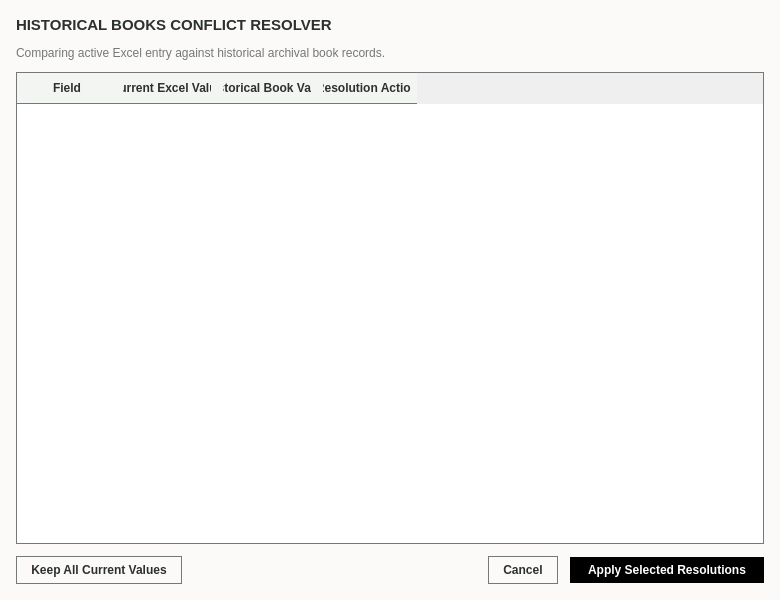
<?xml version="1.0" encoding="UTF-8"?>
<ui version="4.0">
 <class>HistoricalResolverDialog</class>
 <widget class="QDialog" name="HistoricalResolverDialog">
  <property name="geometry">
   <rect>
    <x>0</x>
    <y>0</y>
    <width>780</width>
    <height>600</height>
   </rect>
  </property>
  <property name="minimumSize">
   <size>
    <width>620</width>
    <height>460</height>
   </size>
  </property>
  <property name="windowTitle">
   <string>Historical Books Conflict Resolver</string>
  </property>
  <property name="styleSheet">
   <string notr="true">QDialog#HistoricalResolverDialog {
    background-color: #fbfaf8;
    color: #2c302e;
    font-family: 'Segoe UI', 'Inter', -apple-system, sans-serif;
}

QTableWidget {
    background-color: #ffffff;
    color: #2c302e;
    border: 1px solid #747878;
    gridline-color: #c4c7c7;
    font-size: 12px;
}
QTableWidget::item {
    padding: 6px;
}

QHeaderView::section {
    background-color: #f2f5f1;
    color: #2c302e;
    border: none;
    border-bottom: 1px solid #747878;
    font-weight: bold;
    padding: 6px;
}

QPushButton {
    background-color: #fbfaf8;
    color: #2c302e;
    border: 1px solid #747878;
    border-radius: 0px;
    padding: 6px 14px;
    font-size: 12px;
    font-weight: 600;
}
QPushButton:hover {
    background-color: #e9ece5;
}

QPushButton#btn_apply_all {
    background-color: #000000;
    color: #ffffff;
    border: none;
    padding: 6px 18px;
}
QPushButton#btn_apply_all:hover {
    background-color: #2c302e;
}</string>
  </property>
  <layout class="QVBoxLayout" name="root_layout">
   <property name="spacing">
    <number>12</number>
   </property>
   <property name="leftMargin">
    <number>16</number>
   </property>
   <property name="topMargin">
    <number>16</number>
   </property>
   <property name="rightMargin">
    <number>16</number>
   </property>
   <property name="bottomMargin">
    <number>16</number>
   </property>
   <item>
    <widget class="QLabel" name="lbl_title">
     <property name="styleSheet">
      <string notr="true">font-size: 15px; font-weight: bold; color: #2c302e;</string>
     </property>
     <property name="text">
      <string>HISTORICAL BOOKS CONFLICT RESOLVER</string>
     </property>
    </widget>
   </item>
   <item>
    <widget class="QLabel" name="lbl_object_info">
     <property name="styleSheet">
      <string notr="true">font-family: 'Courier New', 'JetBrains Mono', monospace; font-size: 12px; color: #747878;</string>
     </property>
     <property name="text">
      <string>Comparing active Excel entry against historical archival book records.</string>
     </property>
    </widget>
   </item>
   <item>
    <widget class="QTableWidget" name="table_diff">
     <property name="editTriggers">
      <set>QAbstractItemView::EditTrigger::NoEditTriggers</set>
     </property>
     <property name="selectionBehavior">
      <enum>QAbstractItemView::SelectionBehavior::SelectRows</enum>
     </property>
     <property name="columnCount">
      <number>4</number>
     </property>
     <column>
      <property name="text">
       <string>Field</string>
      </property>
     </column>
     <column>
      <property name="text">
       <string>Current Excel Value</string>
      </property>
     </column>
     <column>
      <property name="text">
       <string>Historical Book Value</string>
      </property>
     </column>
     <column>
      <property name="text">
       <string>Resolution Action</string>
      </property>
     </column>
    </widget>
   </item>
   <item>
    <layout class="QHBoxLayout" name="footer_layout">
     <item>
      <widget class="QPushButton" name="btn_keep_excel">
       <property name="cursor">
        <cursorShape>PointingHandCursor</cursorShape>
       </property>
       <property name="text">
        <string>Keep All Current Values</string>
       </property>
      </widget>
     </item>
     <item>
      <spacer name="spacer_footer">
       <property name="orientation">
        <enum>Qt::Orientation::Horizontal</enum>
       </property>
       <property name="sizeHint" stdset="0">
        <size>
         <width>40</width>
         <height>20</height>
        </size>
       </property>
      </spacer>
     </item>
     <item>
      <widget class="QPushButton" name="btn_close">
       <property name="cursor">
        <cursorShape>PointingHandCursor</cursorShape>
       </property>
       <property name="text">
        <string>Cancel</string>
       </property>
      </widget>
     </item>
     <item>
      <widget class="QPushButton" name="btn_apply_all">
       <property name="cursor">
        <cursorShape>PointingHandCursor</cursorShape>
       </property>
       <property name="text">
        <string>Apply Selected Resolutions</string>
       </property>
      </widget>
     </item>
    </layout>
   </item>
  </layout>
 </widget>
 <resources/>
 <connections/>
</ui>
